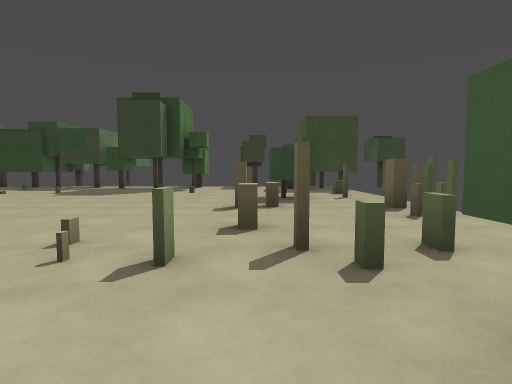
[1] (above)

24 first-person views from a walk through a Godot game level. The camera is 1.4 m above the floor, tilts 4° down and sees 80° across. The floor is counted in squares, 2 m on a side. Each view is taken from the middle of a square. On the plan, view 1 faces up. The plan holds only what a view shows up to about 10 squares ahead; the rest is blank. The place goes on beyond the plan. Characters and animated objects are left out. Surface patterns are stand-ins for the level's own textures.

[2]
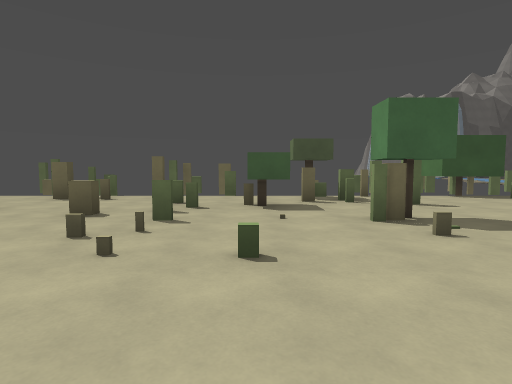

[3]
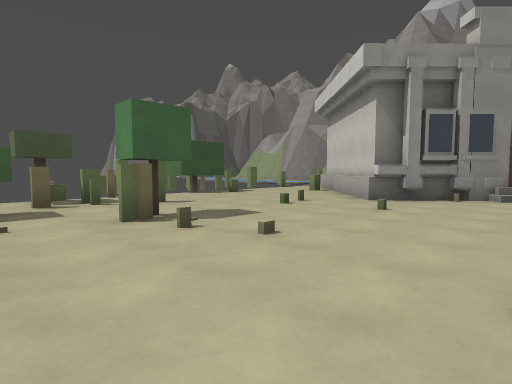

[4]
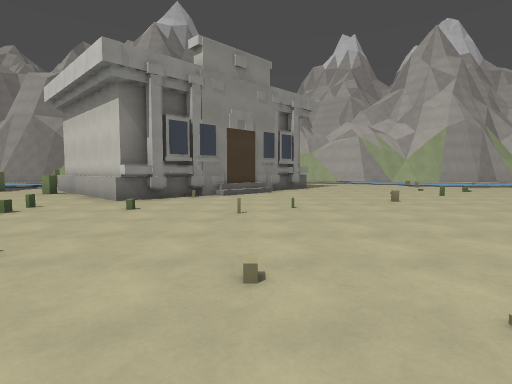

[5]
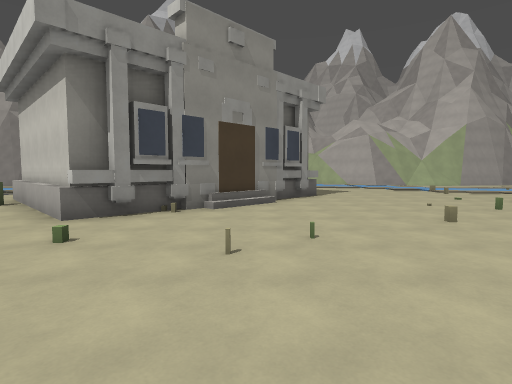

[6]
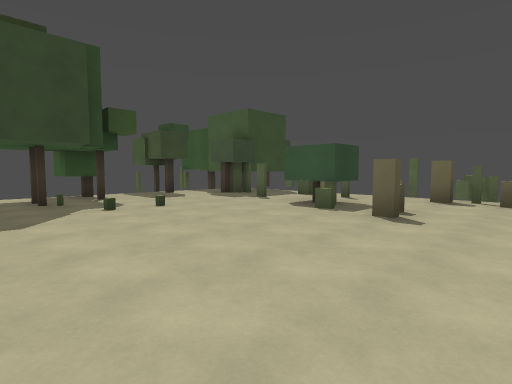

[7]
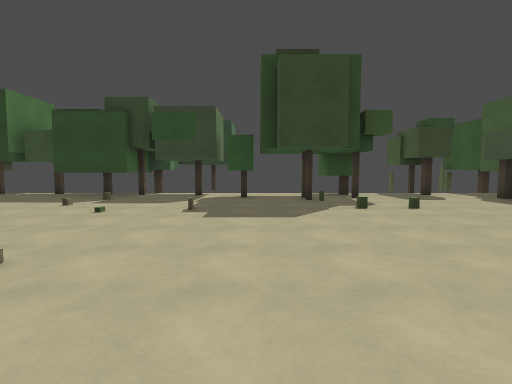

[8]
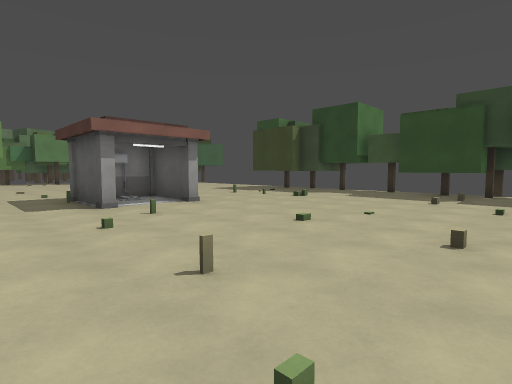

[9]
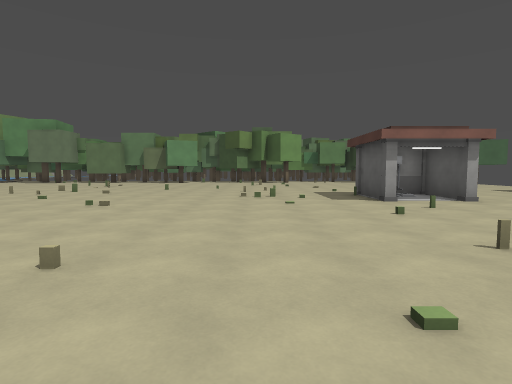

[10]
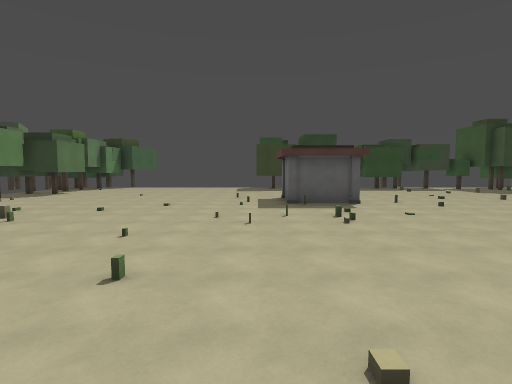

[11]
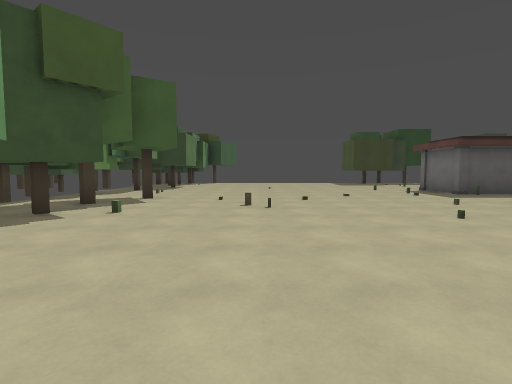

[12]
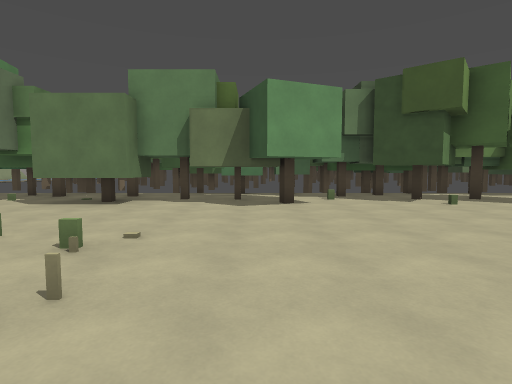

[13]
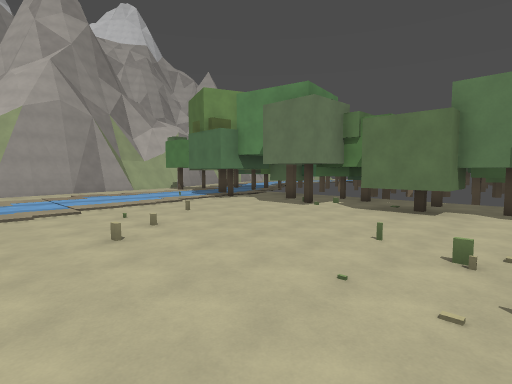

[14]
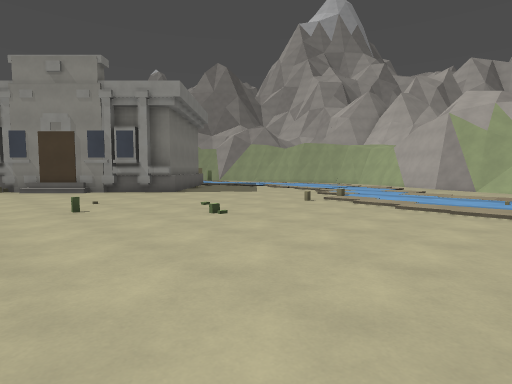

[15]
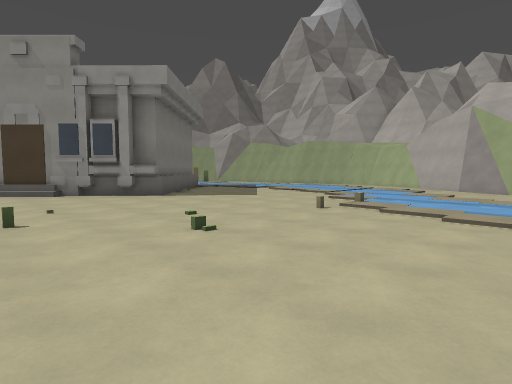

[16]
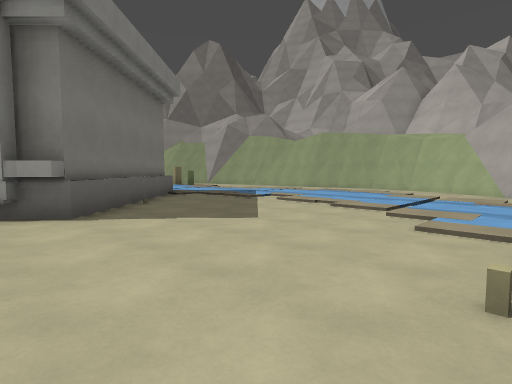

[17]
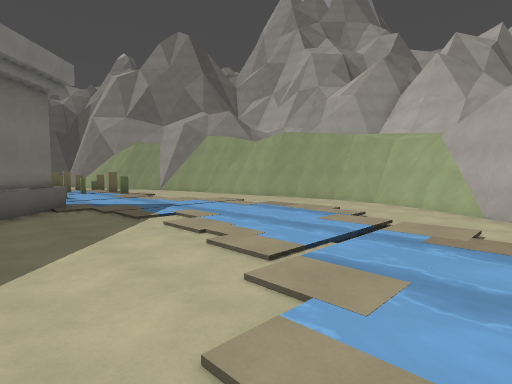

[18]
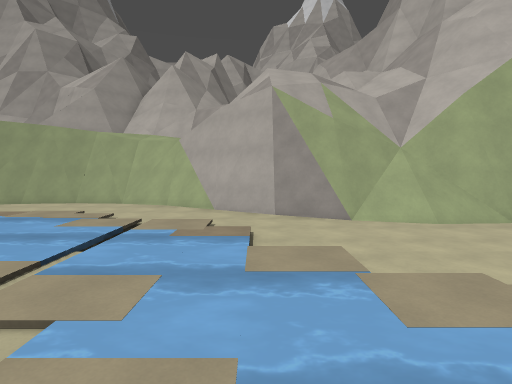

[19]
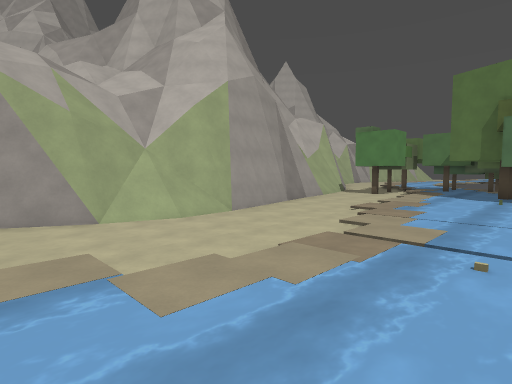

[20]
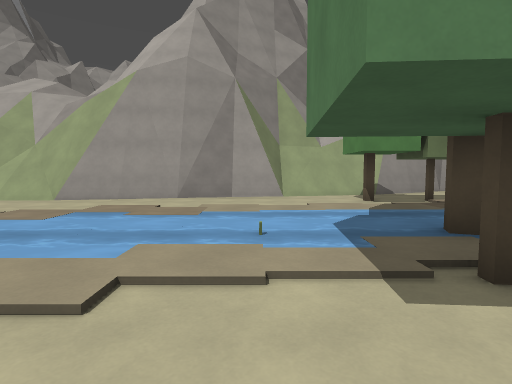

[21]
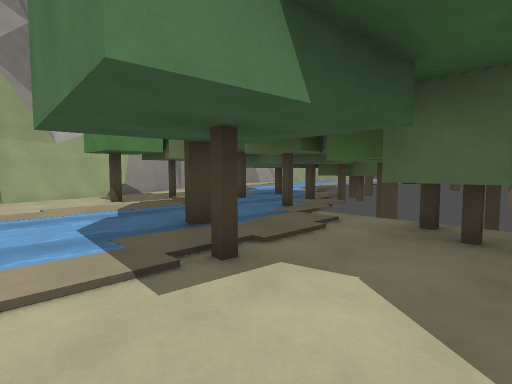

[22]
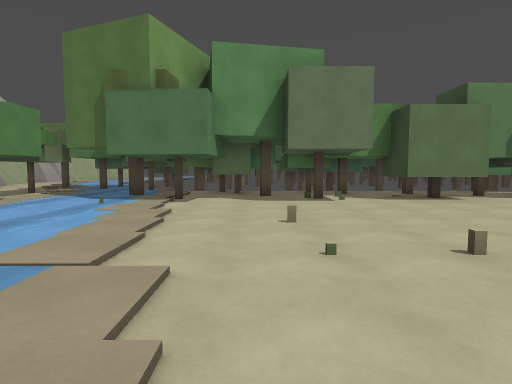

[23]
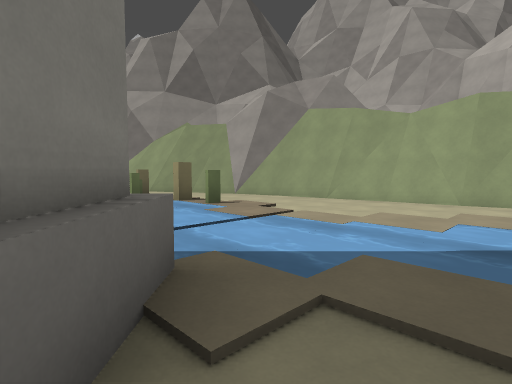

[24]
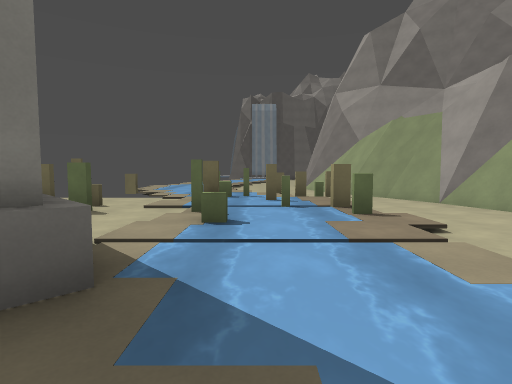

### Floor plan
Key: @ floor where view 1 was taken; # wall or solid block; x gap in a wall; . floor; / step, stairs or slope; = window, fence, low wall or low ledge; ~ water the walk can cross; ≈ water the walk keeps out of; ^ raised ledge.
Columns run from 26 left of view 1 to 5 right of it. Each row starts with its distance up from view 1.
 14              #   ##    #  # #
 13              #.###.....##...#
 12               ..##...^#.....#
 11              ................
 10            ................#..
  9            ...................
  8             ...............#..
  7            ###............#...x
  6 ...........#/.............#..##
  5 #..........###...............##
  4 #.#................. .........
  3 #...................   ...#.=.
  2 ##................... ...#....#
  1 ###................. ......#..
  0 #.#.......................@.#.
 -1 .#.................../...#..##
 -2 #..........................#.#
 -3 ^ #............  ............. #
 -4 ^##......./...   .............^#
 -5 x#...........   ..............##
 -6 .##^....................#.....##
 -7 ..#^...................###...
 -8 ^.....................######..
 -9 ##...................##    #..
-10 ##..................##      ^
-11 ##.................###      #
-12 #^......../.../.....##      ..
-13 #.#....~~~.~~./......##   .#..
-14 .~≈~~~~~~~.~~~~.......##......≈~
-15 #~~~~~~.......~........^.#≈.~≈~
-16  ~~............~....~..~.~~.#~≈
-17 ~/////......../~.~~~~~~~..~≈~~/
-18 /.............///.~~~~.////#//#
-19 x.......##///..../..///........
-20 ...########=###...............##
-21 ####          ##...........####
-22                ###...#######
-23                  #####

Positions as (right, up) in squares from view 1, and headings:
1: (0, 0), facing up
2: (-5, 1), facing right
3: (-5, 1), facing down-right
4: (-5, 1), facing down
5: (-5, -1), facing down
6: (-5, 4), facing up-right
7: (-5, 4), facing up
8: (-7, 3), facing up-left
9: (-6, 2), facing left
10: (-16, -4), facing up
11: (-21, -4), facing up
12: (-17, -3), facing left
13: (-16, -4), facing down-left
14: (-16, -6), facing down-right
15: (-15, -7), facing down-right
16: (-12, -10), facing down-right
17: (-12, -13), facing down-right
18: (-12, -13), facing down
19: (-12, -13), facing down-left
20: (-22, -11), facing down
21: (-22, -11), facing down-left
22: (-16, -11), facing left
23: (-5, -14), facing down-right
24: (-5, -16), facing right
